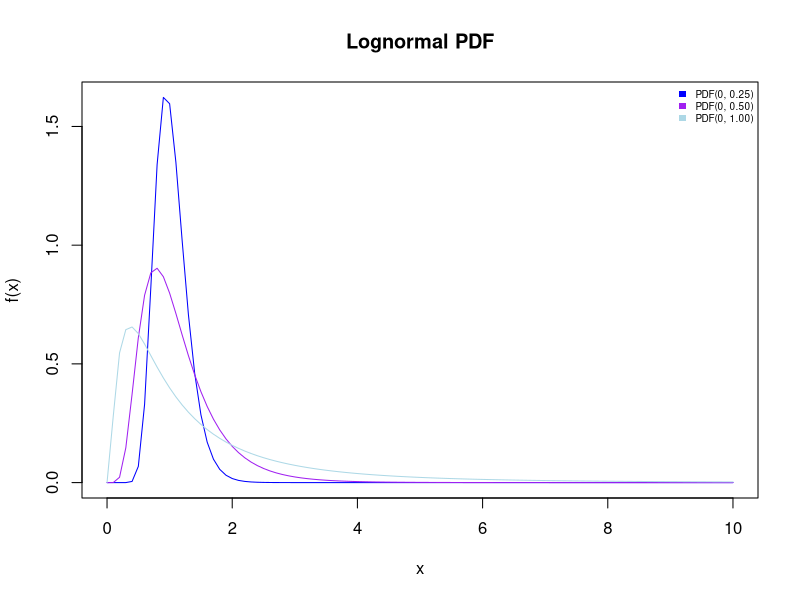
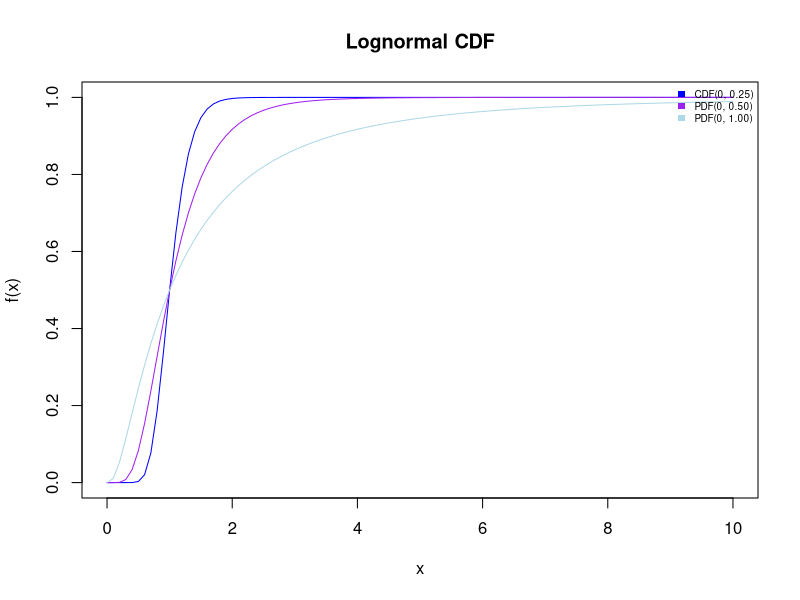
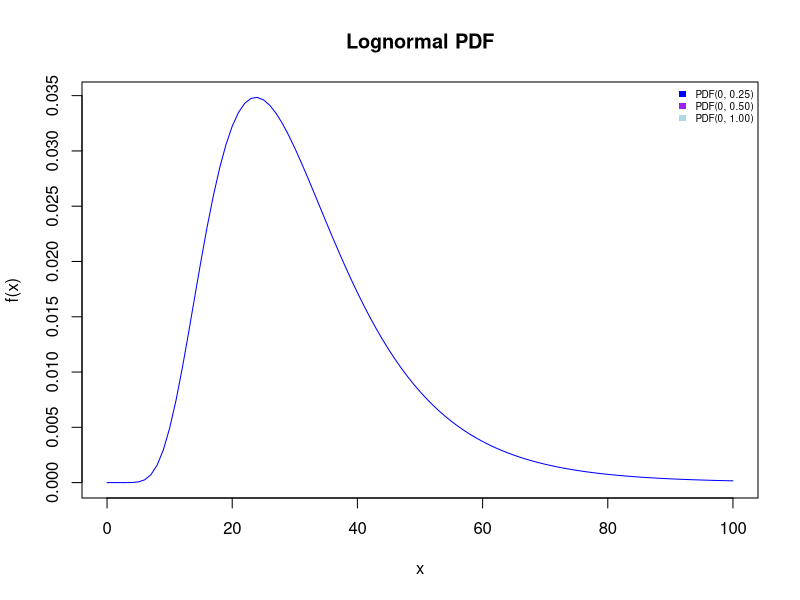

R code for these plots, in order:
## ---- chunk 1
#| echo: false

# Lognormal Distribution (multiple PDF)

# Create PDF plots
curve(dlnorm(x, meanlog=0, sdlog=.25), from=0, to=10, col='blue', main = "Lognormal PDF", xlab = "x", ylab = "f(x)")
curve(dlnorm(x, meanlog=0, sdlog=.5), from=0, to=10, col='purple', add=TRUE)
curve(dlnorm(x, meanlog=0, sdlog=1), from=0, to=10, col='lightblue', add=TRUE)

# Add legend
legend("topright", legend = c("PDF(0, 0.25)", "PDF(0, 0.50)", "PDF(0, 1.00)"), fill = c("blue", "purple", "lightblue"), border = NA, cex = 0.6, bty = "n")
## ---- chunk 2
#| echo: false

# Lognormal Distribution (multiple CDF)

# Create PDF plots
curve(plnorm(x, meanlog=0, sdlog=.25), from=0, to=10, col='blue', main = "Lognormal CDF", xlab = "x", ylab = "f(x)")
curve(plnorm(x, meanlog=0, sdlog=.5), from=0, to=10, col='purple', add=TRUE)
curve(plnorm(x, meanlog=0, sdlog=1), from=0, to=10, col='lightblue', add=TRUE)

# Add legend
legend("topright", legend = c("CDF(0, 0.25)", "PDF(0, 0.50)", "PDF(0, 1.00)"), fill = c("blue", "purple", "lightblue"), border = NA, cex = 0.6, bty = "n")
## ---- chunk 3
#| echo: false  

#  Comparison of mean value, median, and mode

# Create PDF plots 
curve(dlnorm(x, meanlog=3.36, sdlog=0.4376), from=0, to=100, col='blue', main = "Lognormal PDF", xlab = "x", ylab = "f(x)") 

# Add legend 
legend("topright", legend = c("PDF(0, 0.25)", "PDF(0, 0.50)", "PDF(0, 1.00)"), fill = c("blue", "purple", "lightblue"), border = NA, cex = 0.6, bty = "n")
